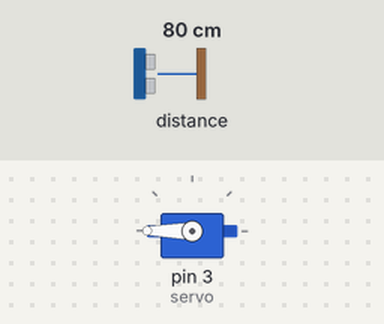
Recording of a sketch running on a simulated Arduino Uno, built with avr-gcc and run on an emulated ATmega328P. Parts: servo. The inputs (shaded band) are chosen by the test bench; at power-on: distance to the obstacle 80 cm.

Above: at 1.2 s.
1.3 s: distance to the obstacle set to 2 cm
At 2.0 s:
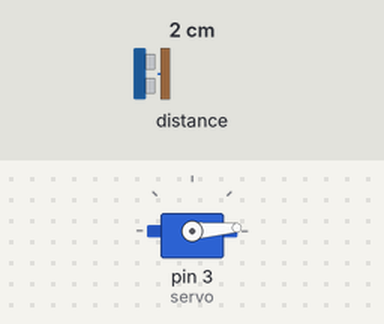
2.8 s: distance to the obstacle set to 9 cm
At 4.0 s:
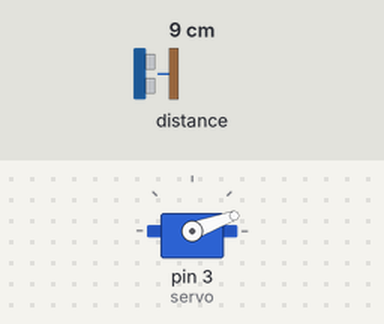
4.3 s: distance to the obstacle set to 18 cm
At 5.3 s:
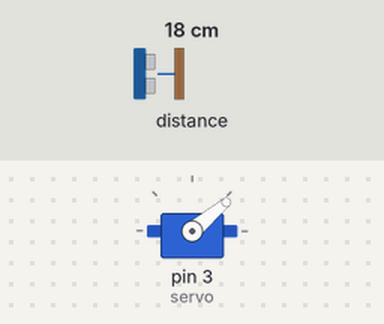
5.8 s: distance to the obstacle set to 35 cm
At 6.3 s:
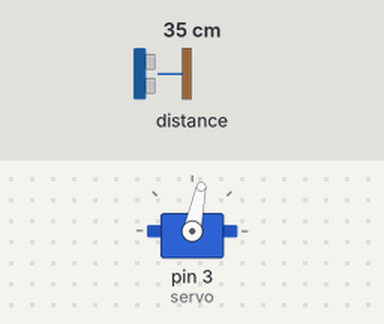
7.3 s: distance to the obstacle set to 60 cm
At 8.5 s:
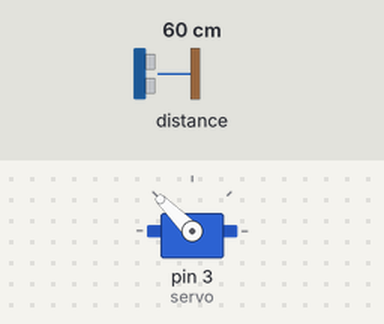
8.8 s: distance to the obstacle set to 120 cm
At 9.6 s:
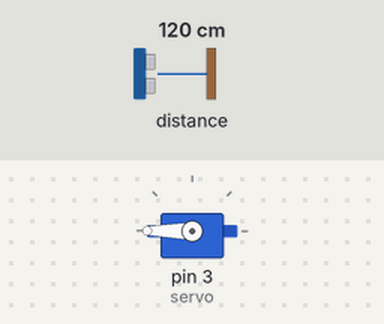
Timing chart, 0 to 11.3 s (numbered marks = the images above; inputs shaded):
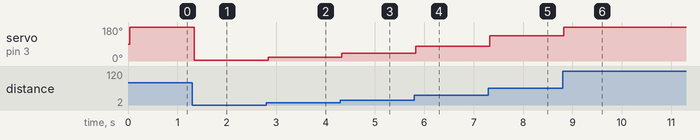

The sketch:

MeasureDistance.ino
```cpp
#include <Servo.h>
#include <Wire.h>
#include <VL53L0X.h>

#define MAX_READ 8190

Servo servo;
VL53L0X sensor;
int distance = 0;
int distMax = 1;

void setup() {
  servo.attach(3);

  Wire.begin();

  sensor.setTimeout(500);
  if (!sensor.init()) {
    while (1) {}  // TODO: blink!
  }

  sensor.startContinuous();
}

void loop() {
  distance = sensor.readRangeContinuousMillimeters();
  if (sensor.timeoutOccurred()) {
    servo.write(0);
  }
  if (distance >= MAX_READ) {
    distance = distMax;
  } else {
    distMax = max(distance, distMax);
  }

  int angle = map(distance, 0, distMax, 0, 180);
  servo.write(angle);
  delay(15);
}
```

Measured:
- after the input at 1.3 s, servo on pin 3 (servo): 180° → 4° at once
- after the input at 2.8 s, servo on pin 3 (servo): 4° → 20° at once
- after the input at 4.3 s, servo on pin 3 (servo): 20° → 40° at once
- after the input at 5.8 s, servo on pin 3 (servo): 40° → 78° at once
- after the input at 7.3 s, servo on pin 3 (servo): 78° → 135° at once
- after the input at 8.8 s, servo on pin 3 (servo): 135° → 180° at once
